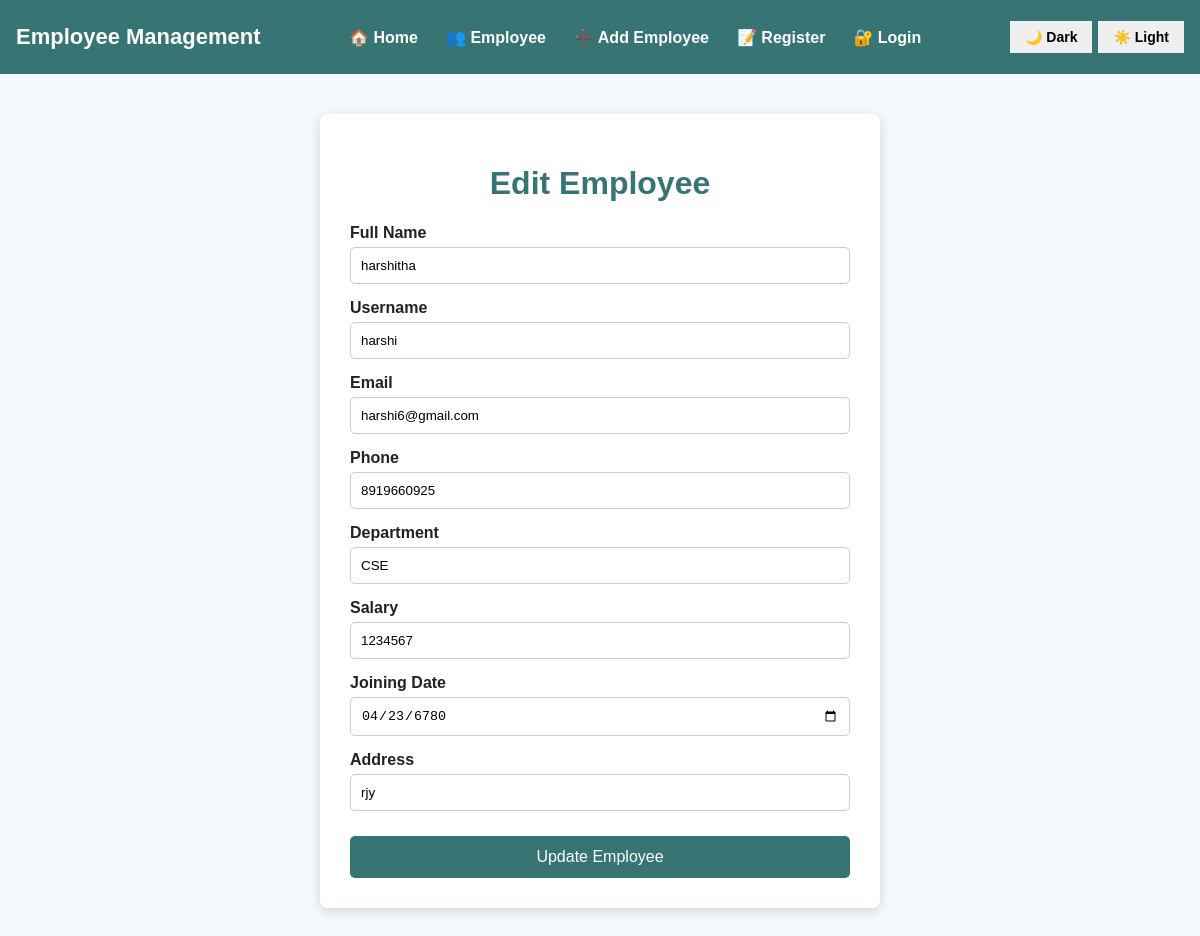
Screenshot of /edit_employee/9 with the database file from the repository.
### tables this page shows
CREATE TABLE employees (
            id INTEGER PRIMARY KEY AUTOINCREMENT,
            fullname TEXT NOT NULL,
            username TEXT UNIQUE,
            password TEXT,
            email TEXT,
            phone TEXT,
            department TEXT,
            salary TEXT,
            joining_date TEXT,
            address TEXT
        );

### server.py (the view, shortened to what this page needs)
@app.route("/edit_employee/<int:id>", methods=["GET", "POST"])
def edit_employee(id):
    conn = get_db()
    cursor = conn.cursor()
    if request.method == "GET":
        cursor.execute("""
            SELECT *
            FROM employees
            WHERE id = ?
        """, (id,))
        employee = cursor.fetchone()
        conn.close()
        if employee:
            return render_template(
                "edit_employee.html",
                employee=employee
            )
        return "Employee not found"

### server.py (called while the page is built)
def get_db():
    conn = sqlite3.connect(DATABASE)
    conn.row_factory = sqlite3.Row
    return conn

### templates/edit_employee.html (shortened to what this page needs)
<!DOCTYPE html>
<html>
<head>
</head>
<body>
    {% include "navbar.html" %}
    <div class="container">
        <h1>Edit Employee</h1>
        <form method="POST">
            <label>Full Name</label>
            <input
                type="text"
                name="fullname"
                value="{{ employee['fullname'] }}"
                required
            >
            <label>Username</label>
            <input
                type="text"
                name="username"
                value="{{ employee['username'] or '' }}"
            >
            <label>Email</label>
            <input
                type="email"
                name="email"
                value="{{ employee['email'] or '' }}"
            >
            <label>Phone</label>
            <input
                type="text"
                name="phone"
                value="{{ employee['phone'] or '' }}"
            >
            <label>Department</label>
            <input
                type="text"
                name="department"
                value="{{ employee['department'] or '' }}"
            >
            <label>Salary</label>
            <input
                type="text"
                name="salary"
                value="{{ employee['salary'] or '' }}"
            >
            <label>Joining Date</label>
            <input
                type="date"
                name="joining_date"
                value="{{ employee['joining_date'] or '' }}"
            >
            <label>Address</label>
            <input
                type="text"
                name="address"
                value="{{ employee['address'] or '' }}"
            >
            <button
                type="submit"
                class="update-btn">
                Update Employee
            </button>
        </form>
    </div>
</body>
</html>

### templates/edit_employee.html (style rules this page uses)
body { margin: 0; font-family: Arial; background: #f4f7f8; }
.container { width: 500px; margin: 40px auto; background: white; padding: 30px; border-radius: 8px; box-shadow: 0 3px 12px rgba(0,0,0,0.15); }
h1 { text-align: center; color: rgb(55, 116, 116); }
label { display: block; margin-top: 15px; font-weight: bold; }
input { width: 100%; padding: 10px; margin-top: 5px; border: 1px solid #ccc; border-radius: 5px; box-sizing: border-box; }
.update-btn { width: 100%; margin-top: 25px; padding: 12px; background: rgb(55, 116, 116); color: white; border: none; border-radius: 5px; font-size: 16px; cursor: pointer; }
body { background-color: #f5f8fc; color: #222; transition: background-color 0.3s ease, color 0.3s ease; }

### rows the page displays
employees: fullname "harshitha", username "harshi", email "harshi6@gmail.com", phone "8919660925", department "CSE", salary "1234567", joining_date "04/23/6780", address "rjy"
